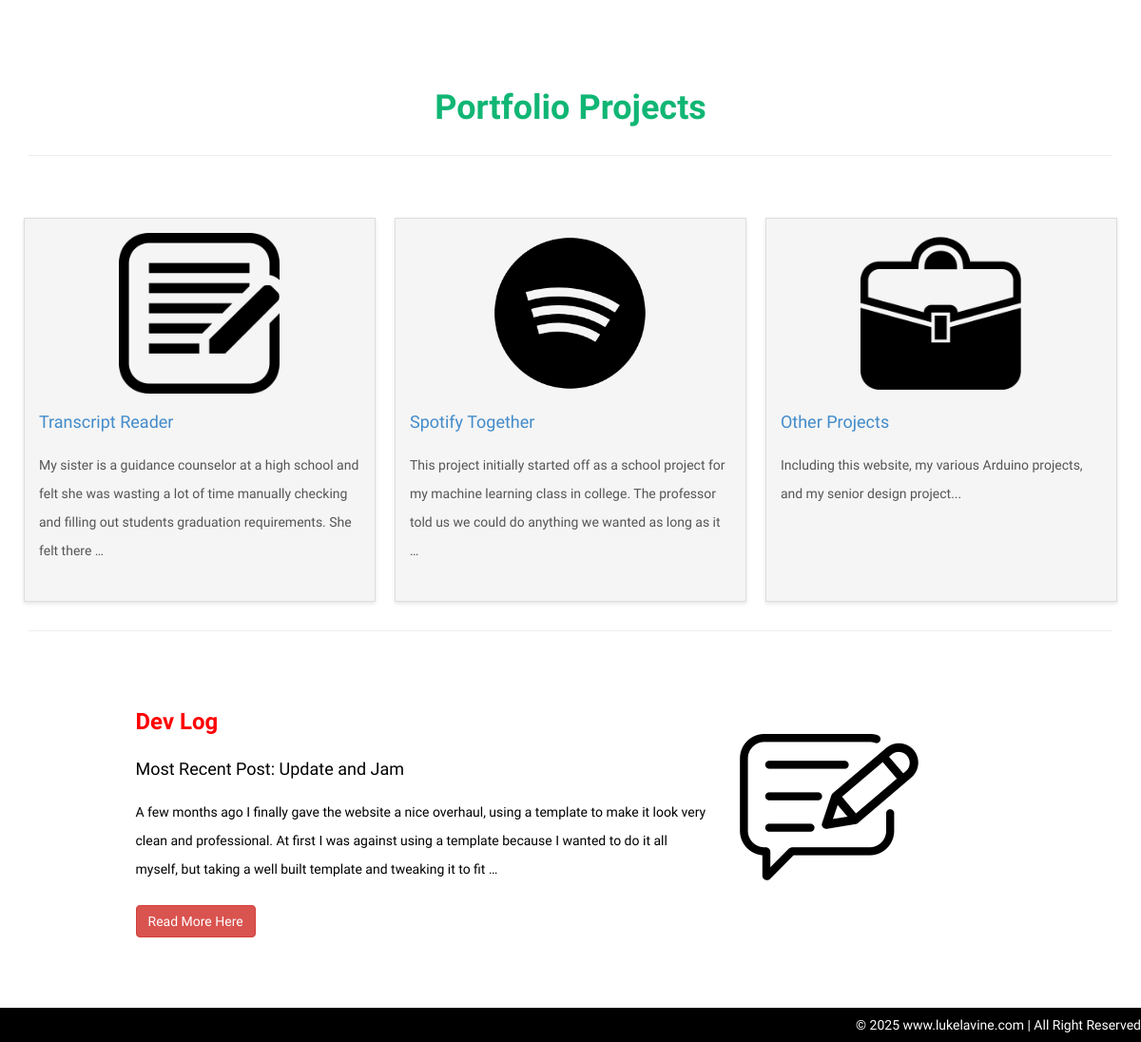
The app's page / (lower part), older data.
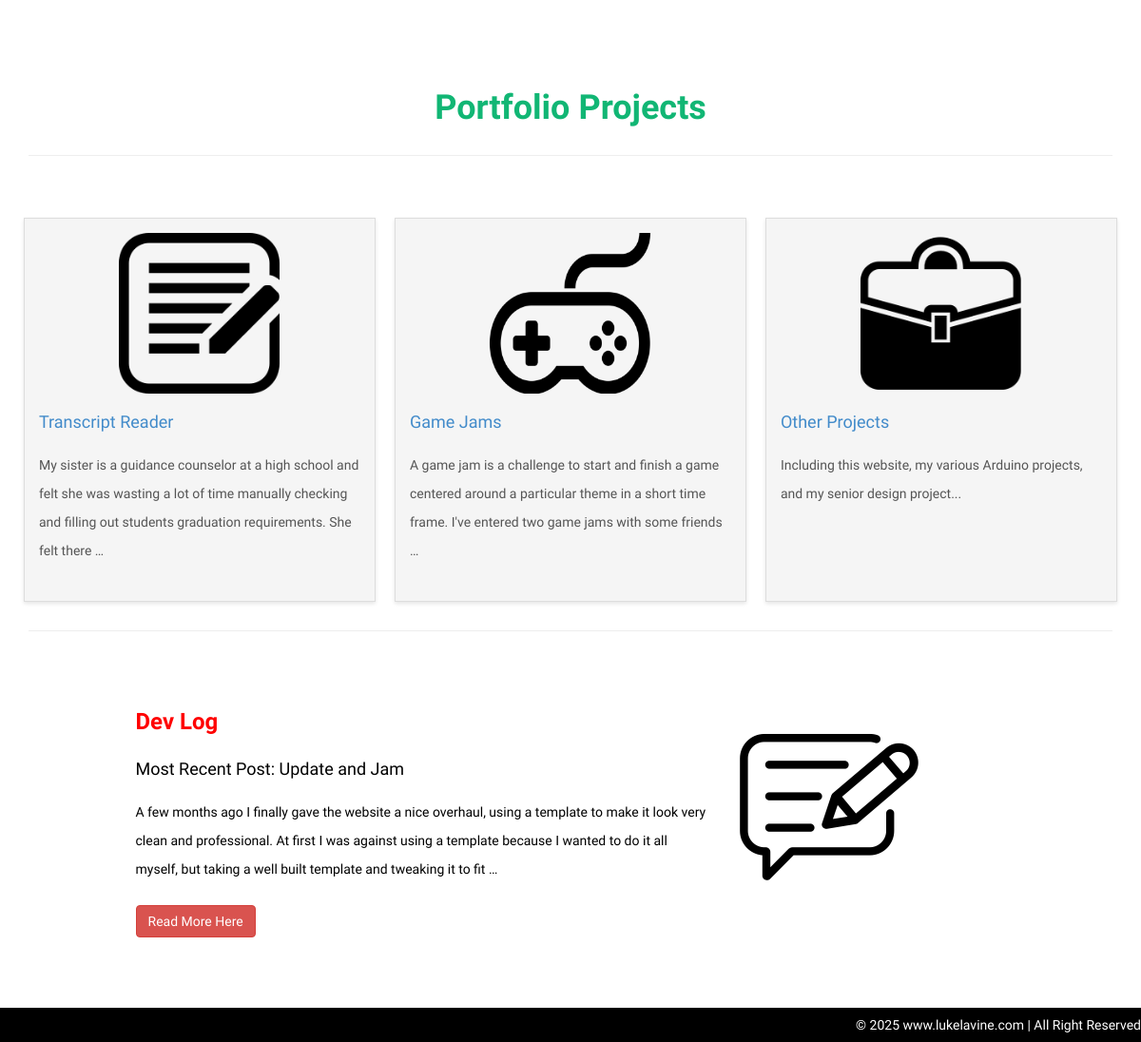
The same page, newer data.
### portfolio/models.py (models this page shows)
class PortfolioEntry(models.Model):
	id = models.IntegerField(primary_key=True)
	title = models.CharField(max_length = 100)
	text = models.TextField(blank=True)
	date = models.DateTimeField('date published')
	icon = models.CharField(max_length = 32)

### blog/models.py (models this page shows)
class Post(models.Model):
	id = models.IntegerField(primary_key=True)
	published = models.DateTimeField('date published')
	title = models.CharField(max_length = 100)
	text = models.TextField(blank=True)

### home/views.py (the view)
# urls.py: 2. Add a URL to urlpatterns:  path('', views.home, name='home')
def home(request):
	recent_post = Post.objects.latest('published')
	project1 = PortfolioEntry.objects.get(pk=3)
	project2 = PortfolioEntry.objects.get(pk=2)
	context = {'recent_post': recent_post,
				'project1': project1,
				'project2': project2}
	return render(request, 'home/index.html', context)

### home/templates/home/index.html (shortened to what this page needs)
{% extends 'home/base.html' %}
{% load static %}
{% block head %}
	<link href="{% static 'portfolio/portfolio.css' %}" rel="stylesheet" />
{% endblock %}
{% block content %}
    <div id="products-section" >
         <div class="container" >
            <div class="row main-top-margin text-center" data-scrollreveal="enter top and move 100px, wait 0.3s">
                <div class="col-md-8 col-md-offset-2 ">
                    <h1>Portfolio Projects</h1>
                </div>
            </div>
             <hr />
            <div class="row main-low-margin" >
                <div class="card-container">
					<a href="{% url 'portfolio:detail' project1.id %}" class="card">
						<img src="{% static 'portfolio/'|add:project1.icon %}" width="50%" height="50%" style="display:block;margin:auto">
						<h2>{{project1.title}}</h2>
						<p>{{project1.text|striptags|truncatewords:30}}</p>
					</a>
					<a href="{% url 'portfolio:detail' project2.id %}" class="card">
						<img src="{% static 'portfolio/'|add:project2.icon%}" width="50%" height="50%" style="display:block;margin:auto">
						<h2>{{project2.title}}</h2>
						<p>{{project2.text|striptags|truncatewords:30}}</p>
					</a>
					<a href="{% url 'portfolio:portfolio' %}" class="card">
						<img src="{% static 'images/portfolio.png' %}" width="50%" height="50%" style="display:block;margin:auto">
						<h2>Other Projects</h2>
						<p>Including this website, my various Arduino projects, and my senior design project...</p>
					</a>
				</div>
            </div>
            <hr />
            <div class="row main-low-margin bottam-pad" >
            <div class="col-md-10  col-md-offset-1 ">
                <div class="col-md-8 " data-scrollreveal="enter left and move 100px, wait 0.4s">
                    <h3 >  <strong class="color-red"> Dev Log </strong></h3>
                    <h4>
                        Most Recent Post: {{recent_post.title}}
                    </h4>
					<p>
						{{recent_post.text|truncatewords:50}}
					</p>
                    <a href="{% url 'blog:index' %}" class="btn btn-danger" >Read More Here</a>
                </div>
                <div class="col-md-4 " data-scrollreveal="enter right and move 100px, wait 0.4s">
                    <img class="img-margin-product" src="{% static 'images/blog.png' %}" alt="">
                </div>
            </div>
            </div>
        </div>
    </div>
{% endblock %}

### home/templates/home/base.html (shortened to what this page needs)
{% load static %}
<head>
    <link href="{% static 'assets/css/bootstrap.css' %}" rel="stylesheet" />
    <link href="{% static 'assets/css/font-awesome.min.css' %}" rel="stylesheet" />
    <link href="{% static 'assets/css/style.css' %}" rel="stylesheet" />
	{% block head %}
	{% endblock %}
</head>
<body>
	<div style="padding-bottom:70px;">
	{% block content %}
	{% endblock %}
	</div>
	<div id="footer" class="navbar-fixed-bottom">
        <div class="container">
            <div class="row ">
                &copy; 2025 www.lukelavine.com | All Right Reserved
            </div>
        </div>
    </div>
</body>

### home/static/assets/css/style.css (style rules this page uses)
body { font-family:'Open Sans', sans-serif; font-weight: 400; font-size: 14px; color: #000; margin-top: 40px; line-height:16px; }
h1, h2, h3, h4, h5, h6 { font-family:'Open Sans', sans-serif; font-weight: 500; line-height:40px; }
h1 { color:#11B674; font-weight: 700; }
.text-center { text-align: center; }
.main-top-margin { margin-top: 75px; }
.main-low-margin { margin-top: 55px; }
a,a:hover { text-decoration:none; }
p { line-height: 30px; margin-bottom: 23px; }
.img-margin-product { margin-top:30px; }
.bottam-pad { padding-bottom:40px; }
.color-red { color:#ff0000; }
#footer { background-color: #000000; color: #fff; text-align: right; padding: 10px 30px 10px 30px; }

### portfolio/static/portfolio/portfolio.css (style rules this page uses)
.card-container { display: flex; flex-wrap: wrap; justify-content: flex-start; }
.card { width: calc(33.33% - 20px); margin: 10px; padding: 15px; border: 1px solid #ddd; background-color: #f5f5f5; box-shadow: 0 2px 4px rgba(0, 0, 0, 0.1); box-sizing: border-box; }
.card img { max-width: 100%; height: auto; }
.card h2 { font-size: 18px; margin-top: 10px; }
.card p { margin-top: 5px; font-size: 14px; color: #555; }

Row changes from the older to the newer data that the page shows:
changed PortfolioEntry: icon: a different picture; title "Spotify Together" → "Game Jams"; text "This project initially started off as a school project for my machine learning class in college. The professor told us we could do anything we wanted as long as it …" → "A game jam is a challenge to start and finish a game centered around a particular theme in a short time frame. I've entered two game jams with some friends …"
